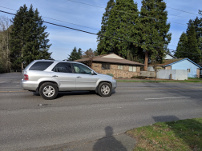
#> input picture week3/hw2/Image_Stitching/im3.jpg, 202 x 151 px
$ python image_stitching.py im3.jpg im4.jpg out.png
#> lines starting #> are read from the running program, lines starting #| are printed output that depends on the picture; after the words box and inside, x2 and y2 are one past the last pixel; in counts of white or black regions, pixels touching at a corner belong together
import cv2
import sys
import numpy as np

def computeHomography(pairs):
    A = []
    for [[x1, y1]], [[x2, y2]] in pairs:
        A.append([0,0,0,x1,y1,1,-y2*x1,-y2*y1,-y2])
        A.append([x1,y1,1,0,0,0,-x2*x1,-x2*y1,-x2])

    A = np.array(A)

    U,S,V = np.linalg.svd(A)

    H = np.reshape(V[-1], (3,3))

    H = (1/H.item(8)) * H

    return H

def d(pair, H):
    p1 = np.array(pair[0][0])
    p2 = np.array(pair[1][0])
    p1 = np.append(p1, 1)
    p2 = np.append(p2, 1)


    p2_estimate = np.dot(H, np.transpose(p1))
    p2_estimate = (1 / p2_estimate[2]) * p2_estimate

    return np.linalg.norm(np.transpose(p2) - p2_estimate)


def ex_find_homography_ransac(list_pairs_matched_keypoints, threshold_ratio_inliers=0.85, threshold_reprojtion_error=3, max_num_trial=1000):
    '''
    Apply RANSAC algorithm to find a homography transformation matrix that align 2 sets of feature points, transform the first set of feature point to the second (e.g. warp image 1 to image 2)
    :param list_pairs_matched_keypoints: has the format as a list of pairs of matched points: [[[p1x,p1y],[p2x,p2y]],....]
    :param threshold_ratio_inliers: threshold on the ratio of inliers over the total number of samples, accept the estimated homography if ratio is higher than the threshold
    :param threshold_reprojtion_error: threshold of reprojection error (measured as euclidean distance, in pixels) to determine whether a sample is inlier or outlier
    :param max_num_trial: the maximum number of trials to do take sample and do testing to find the best homography matrix
    :return best_H: the best found homography matrix
    '''
    bestInliers = []
    bestH = None

    for i in range(max_num_trial):
        pairs = [list_pairs_matched_keypoints[i] for i in np.random.choice(len(list_pairs_matched_keypoints), 4)]
        H = computeHomography(pairs)

        inliers = []
        for c in list_pairs_matched_keypoints:
            if d(c, H) < threshold_reprojtion_error:
                inliers.append(c)


        if len(inliers) > len(bestInliers):
            bestInliers = inliers
            bestH = H
            if len(bestInliers) > (len(list_pairs_matched_keypoints) * threshold_ratio_inliers):
                break

    print(len(bestInliers))
    print('----------------------------------------')
    print(len(list_pairs_matched_keypoints))

    return bestH

def ex_extract_and_match_feature(img_1, img_2, ratio_robustness=0.7):
    '''
    1/ extract SIFT feature from image 1 and image 2,
    2/ use a bruteforce search to find pairs of matched features: for each feature point in img_1, find its best matched feature point in img_2
    3/ apply ratio test to select the set of robust matched points
    :param img_1: input image 1
    :param img_2: input image 2
    :param ratio_robustness: ratio for the robustness test
    :return list_pairs_matched_keypoints: has the format as list of pairs of matched points: [[[p1x,p1y],[p2x,p2y]]]
    '''
    # ==============================
    # ===== 1/ extract features from input image 1 and image 2
    # ==============================

    gray1 = cv2.cvtColor(img_1, cv2.COLOR_BGR2GRAY)
    gray2 = cv2.cvtColor(img_2, cv2.COLOR_BGR2GRAY)

    # Initiate SIFT detector
    sift = cv2.SIFT_create()

    # find the keypoints and descriptors of each image
    kp1, des1 = sift.detectAndCompute(gray1, None)
    kp2, des2 = sift.detectAndCompute(gray2, None)

    # ==============================
    # ===== 2/ use bruteforce search to find a list of pairs of matched feature points
    # ==============================
    bf = cv2.BFMatcher()
    matches = bf.knnMatch(des1, des2,k=2)

    list_pairs_matched_keypoints = []
    for m,n in matches:
        if m.distance < ratio_robustness*n.distance:
            p1 = kp1[m.queryIdx].pt
            p2 = kp2[m.trainIdx].pt
            list_pairs_matched_keypoints.append([[p1],[p2]])

    return list_pairs_matched_keypoints

def reconstruct(img_1, x, y):
    if (x < 0 or x >= img_1.shape[1]-1 or
        y < 0 or y >= img_1.shape[0]-1):
        return np.zeros(3)

    x0 = int(np.floor(x))
    x1 = min(x0 + 1, img_1.shape[1]-1)
    y0 = int(np.floor(y))
    y1 = min(y0 + 1, img_1.shape[0]-1)

    wx = x - x0
    wy = y - y0

    p00 = img_1[y0, x0].astype(np.float32)
    p10 = img_1[y1, x0].astype(np.float32)
    p01 = img_1[y0, x1].astype(np.float32)
    p11 = img_1[y1, x1].astype(np.float32)

    return (1-wx) * (1 - wy) * p00 + \
           wx * (1 - wy) * p01 + \
           (1 - wx) * wy * p10 + \
           wx * wy * p11

def ex_warp_blend_crop_image(img_1,H_1,img_2):
    '''
    1/ warp image img_1 using the homography H_1 to align it with image img_2 (using backward warping and bilinear resampling)
    2/ stitch image img_1 to image img_2 and apply average blending to blend the 2 images into a single panorama image
    3/ find the best bounding box for the resulting stitched image
    :param img_1:
    :param H_1:
    :param img_2:
    :return img_panorama: resulting panorama image
    '''
    H_1_inv = np.linalg.inv(H_1)

    # First, determine panorama dimensions by transforming corners
    h1, w1 = img_1.shape[:2]
    h2, w2 = img_2.shape[:2]

    # Create corners of img_1
    corners_1 = np.array([[0, 0, 1],
                         [w1-1, 0, 1],
                         [0, h1-1, 1],
                         [w1-1, h1-1, 1]]).T

    # Transform corners
    transformed_corners = H_1.dot(corners_1)
    transformed_corners = transformed_corners / transformed_corners[2]

    # Find min and max points
    min_x = min(np.min(transformed_corners[0]), 0)
    max_x = max(np.max(transformed_corners[0]), w2)
    min_y = min(np.min(transformed_corners[1]), 0)
    max_y = max(np.max(transformed_corners[1]), h2)

    # Calculate offsets and size
    offset_x = int(max(0, -min_x))
    offset_y = int(max(0, -min_y))
    output_w = int(max_x + offset_x)
    output_h = int(max_y + offset_y)

    # Create output image
    warped_img = np.zeros((output_h, output_w, 3), dtype=np.float32)
    mask = np.zeros((output_h, output_w), dtype=np.uint8)

    # Warp img_1
    for y in range(output_h):
        for x in range(output_w):
            pt = np.array([x - offset_x, y - offset_y, 1])
            warped_pt = H_1_inv.dot(pt)

            if warped_pt[2] != 0:
                warped_x = warped_pt[0] / warped_pt[2]
                warped_y = warped_pt[1] / warped_pt[2]

                if (0 <= warped_x < img_1.shape[1]-1 and
                    0 <= warped_y < img_1.shape[0]-1):
                    warped_img[y, x] = reconstruct(img_1, warped_x, warped_y)
                    mask[y, x] = 1

    # Place img_2 in the output space
    result = np.zeros_like(warped_img)
    result[offset_y:offset_y+h2, offset_x:offset_x+w2] = img_2.astype(np.float32)

    # Create masks for both images
    mask_warped = (mask > 0)
    mask_img2 = np.zeros_like(mask, dtype=bool)  # Changed to boolean
    mask_img2[offset_y:offset_y+h2, offset_x:offset_x+w2] = True

    # Convert to boolean arrays for logical operations
    overlap = np.logical_and(mask_warped, mask_img2)
    warped_only = np.logical_and(mask_warped, ~mask_img2)
    img2_only = np.logical_and(~mask_warped, mask_img2)

    # Copy warped_img where it's the only image
    result[warped_only] = warped_img[warped_only]

    # Average blend in the overlap region
    result[overlap] = (warped_img[overlap] + result[overlap]) / 2

    # Find the valid region to crop
    rows = np.any(result.sum(axis=2) > 0, axis=1)
    cols = np.any(result.sum(axis=2) > 0, axis=0)  # Fixed axis
    if np.any(rows) and np.any(cols):
        ymin, ymax = np.where(rows)[0][[0, -1]]
        xmin, xmax = np.where(cols)[0][[0, -1]]
        result = result[ymin:ymax+1, xmin:xmax+1]

    return result

def stitch_images(img_1, img_2):
    '''
    :param img_1: input image 1. We warp this image to align and stich it to the image 2
    :param img_2: is the reference image. We will not warp this image
    :return img_panorama: the resulting stiched image
    '''
    print('==============================')
    print('===== stitch two images to generate one panorama image')
    print('==============================')

    # ===== extract and match features from image 1 and image 2
    list_pairs_matched_keypoints = ex_extract_and_match_feature(img_1=img_1, img_2=img_2, ratio_robustness=0.7)

    # ===== use RANSAC algorithm to find homography to warp image 1 to align it to image 2
    H_1 = ex_find_homography_ransac(list_pairs_matched_keypoints, threshold_ratio_inliers=0.85, threshold_reprojtion_error=3, max_num_trial=1000)

    # ===== warp image 1, blend it with image 2 using average blending to produce the resulting panorama image
    img_panorama = ex_warp_blend_crop_image(img_1=img_1,H_1=H_1, img_2=img_2)


    return img_panorama

if __name__ == "__main__":
    print('==================================================')
    print('PSU CS 410/510, HW2: image stitching')
    print('==================================================')

    path_file_image_1 = sys.argv[1]
    path_file_image_2 = sys.argv[2]
    path_file_image_result = sys.argv[3]


    # ===== read 2 input images
    img_1 = cv2.imread(path_file_image_1)
#> img_1 is the input picture: shape (151, 202, 3); mean B, G, R 107.7, 107.7, 103
    img_2 = cv2.imread(path_file_image_2)
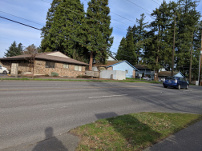
#> input picture week3/hw2/Image_Stitching/im4.jpg, 202 x 151 px
#> img_2 is the input picture: shape (151, 202, 3); mean B, G, R 100.4, 105.2, 102.5

    # ===== create a panorama image by stitch image 1 to image 2
    img_panorama = stitch_images(img_1=img_1, img_2=img_2)
#> in ex_extract_and_match_feature, `gray1 = cv2.cvtColor(img_1, cv2.COLOR_BGR2GRAY)`:
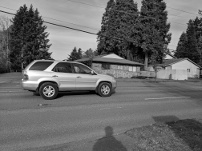
#> gray1: shape (151, 202); min 0, max 255, mean 106.3
#> in ex_extract_and_match_feature, `gray2 = cv2.cvtColor(img_2, cv2.COLOR_BGR2GRAY)`:
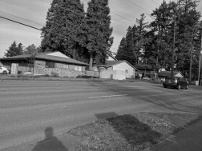
#> gray2: shape (151, 202); min 0, max 243, mean 103.8
#> in ex_extract_and_match_feature, `kp1, des1 = sift.detectAndCompute(gray1, None)`: kp1 = 222 keypoints; strongest (x, y, size): (33, 76, 12.4), (166, 39, 1.8), (113, 56, 4.8), (168, 57, 3)
#> in ex_extract_and_match_feature, `kp2, des2 = sift.detectAndCompute(gray2, None)`: kp2 = 278 keypoints; strongest (x, y, size): (163, 70, 2.1), (156, 33, 2.5), (58, 54, 4.9), (179, 75, 3.4)
#> in ex_extract_and_match_feature, `matches = bf.knnMatch(des1, des2,k=2)`: matches = 222 matches
#> the loop in ex_extract_and_match_feature, `for m,n in matches:` made 222 passes
#> (p1, p2) on passes 47, 74, 77, 78, 83, 84, 85, 89, 90, 94, 99, 105: ((39.25, 14.86), (109.6, 14.03)), ((69.26, 52.17), (7.13, 46.8)), ((72.5, 53.54), (11.18, 48.43)), ((74.4, 49.94), (13.78, 44.41)), ((83.65, 50.03), (24.77, 45.83)), ((83.65, 50.03), (24.77, 45.83)), ((83.71, 50), (24.77, 45.83)), ((86.64, 52.12), (28.6, 47.97)), ((87.07, 59.02), (28.78, 55.66)), ((89.53, 42.55), (32.52, 38.13)), ((94.11, 46.82), (37.75, 43.69)), ((97.8, 25.18), (43.06, 21.32))
#> p1 on pass 164: (140.9, 25.53)
#> after the loop in ex_extract_and_match_feature, `for m,n in matches:`: list_pairs_matched_keypoints = 77 items
#> after the loop in ex_find_homography_ransac, `for i in range(max_num_trial):`: bestInliers = 68 items
#| 68
#| 77
#> in stitch_images, `H_1 = ex_find_homography_ransac(list_pairs_matched_keypoints, threshol..`: H_1 = [[1.62, 0.119, -106.5], [0.243, 1.46, -33.12], [0.00272, 0.00199, 1]]
#> in ex_warp_blend_crop_image, `H_1_inv = np.linalg.inv(H_1)`: H_1_inv = [[0.546, -0.119, 54.19], [-0.119, 0.682, 9.9], [-0.00125, -0.00103, 0.833]]
#> in ex_warp_blend_crop_image, `transformed_corners = H_1.dot(corners_1)`: transformed_corners = [[-106.5, 218.2, -88.6, 236.1], [-33.12, 15.69, 185.5, 234.3], [1, 1.55, 1.3, 1.85]]
#> in ex_warp_blend_crop_image, `transformed_corners = transformed_corners / transformed_corners[2]`: transformed_corners = [[-106.5, 141.1, -68.23, 128], [-33.12, 10.14, 142.9, 127], [1, 1, 1, 1]]
#> in ex_warp_blend_crop_image, `min_x = min(np.min(transformed_corners[0]), 0)`: min_x = -106.5
#> in ex_warp_blend_crop_image, `max_x = max(np.max(transformed_corners[0]), w2)`: max_x = 202
#> in ex_warp_blend_crop_image, `min_y = min(np.min(transformed_corners[1]), 0)`: min_y = -33.12
#> in ex_warp_blend_crop_image, `max_y = max(np.max(transformed_corners[1]), h2)`: max_y = 151
#> in ex_warp_blend_crop_image, `offset_x = int(max(0, -min_x))`: offset_x = 106
#> in ex_warp_blend_crop_image, `offset_y = int(max(0, -min_y))`: offset_y = 33
#> in ex_warp_blend_crop_image, `output_w = int(max_x + offset_x)`: output_w = 308
#> in ex_warp_blend_crop_image, `output_h = int(max_y + offset_y)`: output_h = 184
#> the loop in ex_warp_blend_crop_image, `for y in range(output_h):` made 184 passes
#> after the loop in ex_warp_blend_crop_image, `for y in range(output_h):`:
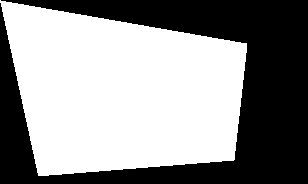
#> mask: shape (184, 308); values 0 (black) and 1 (white), 57% white; 1 black region, box (x1, y1, x2, y2) and area: (0, 0, 308, 184) 24351
#> after the loop in ex_warp_blend_crop_image, `for y in range(output_h):`:
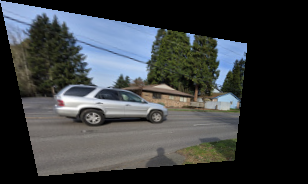
#> warped_img: shape (184, 308, 3) float32; mean B, G, R 64.4, 62.6, 59.2; drawn with min black and max white
#> in ex_warp_blend_crop_image, `result = np.zeros_like(warped_img)`: result: shape (184, 308, 3) float32; every value is 0
#> in ex_warp_blend_crop_image, `overlap = np.logical_and(mask_warped, mask_img2)`: overlap: shape (184, 308) bool; 31.1% white; 1 white region, box (x1, y1, x2, y2) and area: (106, 33, 247, 171) 17629
#> in ex_warp_blend_crop_image, `warped_only = np.logical_and(mask_warped, ~mask_img2)`: warped_only: shape (184, 308) bool; 25.9% white; 1 white region, box (x1, y1, x2, y2) and area: (0, 0, 184, 176) 14692
#> in ex_warp_blend_crop_image, `img2_only = np.logical_and(~mask_warped, mask_img2)`:
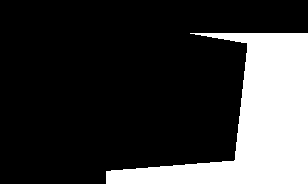
#> img2_only: shape (184, 308) bool; 22.7% white; 1 white region, box (x1, y1, x2, y2) and area: (106, 33, 308, 184) 12873
#> in ex_warp_blend_crop_image, `result[overlap] = (warped_img[overlap] + result[overlap]) / 2`:
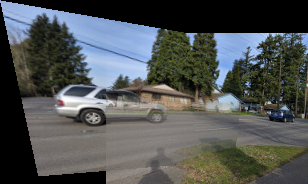
#> result: shape (184, 308, 3) float32; mean B, G, R 83.5, 83.7, 80.2; drawn with min black and max white

    # ===== save panorama image
    cv2.imwrite(filename=path_file_image_result, img=(img_panorama).clip(0.0, 255.0).astype(np.uint8))
